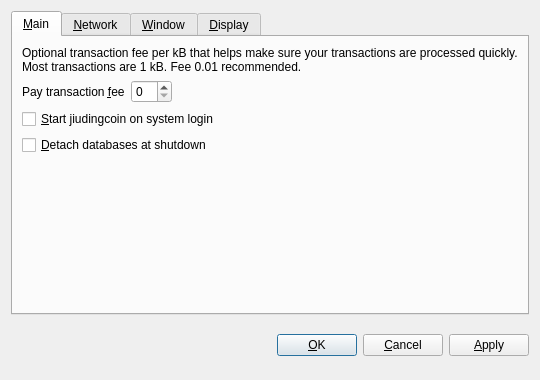
<?xml version="1.0" encoding="UTF-8"?>
<ui version="4.0">
 <class>OptionsDialog</class>
 <widget class="QDialog" name="OptionsDialog">
  <property name="geometry">
   <rect>
    <x>0</x>
    <y>0</y>
    <width>540</width>
    <height>380</height>
   </rect>
  </property>
  <property name="windowTitle">
   <string>Options</string>
  </property>
  <property name="modal">
   <bool>true</bool>
  </property>
  <layout class="QVBoxLayout" name="verticalLayout">
   <item>
    <widget class="QTabWidget" name="tabWidget">
     <property name="tabPosition">
      <enum>QTabWidget::North</enum>
     </property>
     <property name="currentIndex">
      <number>0</number>
     </property>
     <widget class="QWidget" name="tabMain">
      <attribute name="title">
       <string>&amp;Main</string>
      </attribute>
      <layout class="QVBoxLayout" name="verticalLayout_Main">
       <item>
        <widget class="QLabel" name="transactionFeeInfoLabel">
         <property name="text">
          <string>Optional transaction fee per kB that helps make sure your transactions are processed quickly. Most transactions are 1 kB. Fee 0.01 recommended.</string>
         </property>
         <property name="textFormat">
          <enum>Qt::PlainText</enum>
         </property>
         <property name="wordWrap">
          <bool>true</bool>
         </property>
        </widget>
       </item>
       <item>
        <layout class="QHBoxLayout" name="horizontalLayout_Main">
         <item>
          <widget class="QLabel" name="transactionFeeLabel">
           <property name="text">
            <string>Pay transaction &amp;fee</string>
           </property>
           <property name="textFormat">
            <enum>Qt::PlainText</enum>
           </property>
           <property name="buddy">
            <cstring>transactionFee</cstring>
           </property>
          </widget>
         </item>
         <item>
          <widget class="BitcoinAmountField" name="transactionFee"/>
         </item>
         <item>
          <spacer name="horizontalSpacer_Main">
           <property name="orientation">
            <enum>Qt::Horizontal</enum>
           </property>
           <property name="sizeHint" stdset="0">
            <size>
             <width>40</width>
             <height>20</height>
            </size>
           </property>
          </spacer>
         </item>
        </layout>
       </item>
       <item>
        <widget class="QCheckBox" name="bitcoinAtStartup">
         <property name="toolTip">
          <string>Automatically start jiudingcoin after logging in to the system.</string>
         </property>
         <property name="text">
          <string>&amp;Start jiudingcoin on system login</string>
         </property>
        </widget>
       </item>
       <item>
        <widget class="QCheckBox" name="detachDatabases">
         <property name="toolTip">
          <string>Detach block and address databases at shutdown. This means they can be moved to another data directory, but it slows down shutdown. The wallet is always detached.</string>
         </property>
         <property name="text">
          <string>&amp;Detach databases at shutdown</string>
         </property>
        </widget>
       </item>
       <item>
        <spacer name="verticalSpacer_Main">
         <property name="orientation">
          <enum>Qt::Vertical</enum>
         </property>
         <property name="sizeHint" stdset="0">
          <size>
           <width>20</width>
           <height>40</height>
          </size>
         </property>
        </spacer>
       </item>
      </layout>
     </widget>
     <widget class="QWidget" name="tabNetwork">
      <attribute name="title">
       <string>&amp;Network</string>
      </attribute>
      <layout class="QVBoxLayout" name="verticalLayout_Network">
       <item>
        <widget class="QCheckBox" name="mapPortUpnp">
         <property name="toolTip">
          <string>Automatically open the jiudingcoin client port on the router. This only works when your router supports UPnP and it is enabled.</string>
         </property>
         <property name="text">
          <string>Map port using &amp;UPnP</string>
         </property>
        </widget>
       </item>
       <item>
        <widget class="QCheckBox" name="connectSocks">
         <property name="toolTip">
          <string>Connect to the jiudingcoin network through a SOCKS proxy (e.g. when connecting through Tor).</string>
         </property>
         <property name="text">
          <string>&amp;Connect through SOCKS proxy:</string>
         </property>
        </widget>
       </item>
       <item>
        <layout class="QHBoxLayout" name="horizontalLayout_Network">
         <item>
          <widget class="QLabel" name="proxyIpLabel">
           <property name="text">
            <string>Proxy &amp;IP:</string>
           </property>
           <property name="textFormat">
            <enum>Qt::PlainText</enum>
           </property>
           <property name="buddy">
            <cstring>proxyIp</cstring>
           </property>
          </widget>
         </item>
         <item>
          <widget class="QValidatedLineEdit" name="proxyIp">
           <property name="maximumSize">
            <size>
             <width>140</width>
             <height>16777215</height>
            </size>
           </property>
           <property name="toolTip">
            <string>IP address of the proxy (e.g. 127.0.0.1)</string>
           </property>
          </widget>
         </item>
         <item>
          <widget class="QLabel" name="proxyPortLabel">
           <property name="text">
            <string>&amp;Port:</string>
           </property>
           <property name="textFormat">
            <enum>Qt::PlainText</enum>
           </property>
           <property name="buddy">
            <cstring>proxyPort</cstring>
           </property>
          </widget>
         </item>
         <item>
          <widget class="QLineEdit" name="proxyPort">
           <property name="maximumSize">
            <size>
             <width>55</width>
             <height>16777215</height>
            </size>
           </property>
           <property name="toolTip">
            <string>Port of the proxy (e.g. 9050)</string>
           </property>
          </widget>
         </item>
         <item>
          <widget class="QLabel" name="socksVersionLabel">
           <property name="text">
            <string>SOCKS &amp;Version:</string>
           </property>
           <property name="textFormat">
            <enum>Qt::PlainText</enum>
           </property>
           <property name="buddy">
            <cstring>socksVersion</cstring>
           </property>
          </widget>
         </item>
         <item>
          <widget class="QValueComboBox" name="socksVersion">
           <property name="toolTip">
            <string>SOCKS version of the proxy (e.g. 5)</string>
           </property>
          </widget>
         </item>
         <item>
          <spacer name="horizontalSpacer_Network">
           <property name="orientation">
            <enum>Qt::Horizontal</enum>
           </property>
           <property name="sizeHint" stdset="0">
            <size>
             <width>40</width>
             <height>20</height>
            </size>
           </property>
          </spacer>
         </item>
        </layout>
       </item>
       <item>
        <spacer name="verticalSpacer_Network">
         <property name="orientation">
          <enum>Qt::Vertical</enum>
         </property>
         <property name="sizeHint" stdset="0">
          <size>
           <width>20</width>
           <height>40</height>
          </size>
         </property>
        </spacer>
       </item>
      </layout>
     </widget>
     <widget class="QWidget" name="tabWindow">
      <attribute name="title">
       <string>&amp;Window</string>
      </attribute>
      <layout class="QVBoxLayout" name="verticalLayout_Window">
       <item>
        <widget class="QCheckBox" name="minimizeToTray">
         <property name="toolTip">
          <string>Show only a tray icon after minimizing the window.</string>
         </property>
         <property name="text">
          <string>&amp;Minimize to the tray instead of the taskbar</string>
         </property>
        </widget>
       </item>
       <item>
        <widget class="QCheckBox" name="minimizeOnClose">
         <property name="toolTip">
          <string>Minimize instead of exit the application when the window is closed. When this option is enabled, the application will be closed only after selecting Quit in the menu.</string>
         </property>
         <property name="text">
          <string>M&amp;inimize on close</string>
         </property>
        </widget>
       </item>
       <item>
        <spacer name="verticalSpacer_Window">
         <property name="orientation">
          <enum>Qt::Vertical</enum>
         </property>
         <property name="sizeHint" stdset="0">
          <size>
           <width>20</width>
           <height>40</height>
          </size>
         </property>
        </spacer>
       </item>
      </layout>
     </widget>
     <widget class="QWidget" name="tabDisplay">
      <attribute name="title">
       <string>&amp;Display</string>
      </attribute>
      <layout class="QVBoxLayout" name="verticalLayout_Display">
       <item>
        <layout class="QHBoxLayout" name="horizontalLayout_1_Display">
         <item>
          <widget class="QLabel" name="langLabel">
           <property name="text">
            <string>User Interface &amp;language:</string>
           </property>
           <property name="textFormat">
            <enum>Qt::PlainText</enum>
           </property>
           <property name="buddy">
            <cstring>lang</cstring>
           </property>
          </widget>
         </item>
         <item>
          <widget class="QValueComboBox" name="lang">
           <property name="toolTip">
            <string>The user interface language can be set here. This setting will take effect after restarting jiudingcoin.</string>
           </property>
          </widget>
         </item>
        </layout>
       </item>
       <item>
        <layout class="QHBoxLayout" name="horizontalLayout_2_Display">
         <item>
          <widget class="QLabel" name="unitLabel">
           <property name="text">
            <string>&amp;Unit to show amounts in:</string>
           </property>
           <property name="textFormat">
            <enum>Qt::PlainText</enum>
           </property>
           <property name="buddy">
            <cstring>unit</cstring>
           </property>
          </widget>
         </item>
         <item>
          <widget class="QValueComboBox" name="unit">
           <property name="toolTip">
            <string>Choose the default subdivision unit to show in the interface and when sending coins.</string>
           </property>
          </widget>
         </item>
        </layout>
       </item>
       <item>
        <widget class="QCheckBox" name="displayAddresses">
         <property name="toolTip">
          <string>Whether to show jiudingcoin addresses in the transaction list.</string>
         </property>
         <property name="text">
          <string>&amp;Display addresses in transaction list</string>
         </property>
        </widget>
       </item>
       <item>
        <widget class="QCheckBox" name="coinControlFeatures">
         <property name="toolTip">
          <string>Whether to show coin control features or not.</string>
         </property>
         <property name="text">
          <string>Display coin &amp;control features (experts only!)</string>
         </property>
        </widget>
       </item>
       <item>
        <spacer name="verticalSpacer_Display">
         <property name="orientation">
          <enum>Qt::Vertical</enum>
         </property>
         <property name="sizeHint" stdset="0">
          <size>
           <width>20</width>
           <height>40</height>
          </size>
         </property>
        </spacer>
       </item>
      </layout>
     </widget>
    </widget>
   </item>
   <item>
    <layout class="QHBoxLayout" name="horizontalLayout_Buttons">
     <item>
      <spacer name="horizontalSpacer_1">
       <property name="orientation">
        <enum>Qt::Horizontal</enum>
       </property>
       <property name="sizeHint" stdset="0">
        <size>
         <width>40</width>
         <height>48</height>
        </size>
       </property>
      </spacer>
     </item>
     <item>
      <widget class="QLabel" name="statusLabel">
       <property name="font">
        <font>
         <weight>75</weight>
         <bold>true</bold>
        </font>
       </property>
       <property name="text">
        <string/>
       </property>
       <property name="textFormat">
        <enum>Qt::PlainText</enum>
       </property>
       <property name="wordWrap">
        <bool>true</bool>
       </property>
      </widget>
     </item>
     <item>
      <spacer name="horizontalSpacer_2">
       <property name="orientation">
        <enum>Qt::Horizontal</enum>
       </property>
       <property name="sizeHint" stdset="0">
        <size>
         <width>40</width>
         <height>48</height>
        </size>
       </property>
      </spacer>
     </item>
     <item>
      <widget class="QPushButton" name="okButton">
       <property name="text">
        <string>&amp;OK</string>
       </property>
      </widget>
     </item>
     <item>
      <widget class="QPushButton" name="cancelButton">
       <property name="text">
        <string>&amp;Cancel</string>
       </property>
       <property name="autoDefault">
        <bool>false</bool>
       </property>
      </widget>
     </item>
     <item>
      <widget class="QPushButton" name="applyButton">
       <property name="text">
        <string>&amp;Apply</string>
       </property>
       <property name="autoDefault">
        <bool>false</bool>
       </property>
      </widget>
     </item>
    </layout>
   </item>
  </layout>
 </widget>
 <customwidgets>
  <customwidget>
   <class>BitcoinAmountField</class>
   <extends>QSpinBox</extends>
   <header>bitcoinamountfield.h</header>
  </customwidget>
  <customwidget>
   <class>QValueComboBox</class>
   <extends>QComboBox</extends>
   <header>qvaluecombobox.h</header>
  </customwidget>
  <customwidget>
   <class>QValidatedLineEdit</class>
   <extends>QLineEdit</extends>
   <header>qvalidatedlineedit.h</header>
  </customwidget>
 </customwidgets>
 <resources/>
 <connections/>
</ui>
